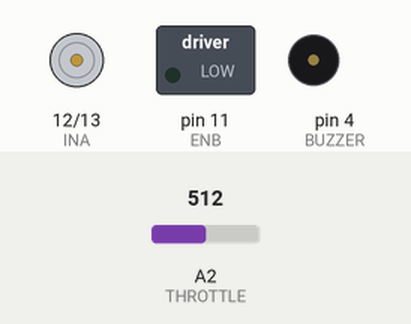
Bench run of a sketch on a simulated Arduino Uno, built with avr-gcc and run on an emulated ATmega328P. On the bench: motor-driver pin pairs drawn as motors (green arrow = first pin HIGH = forward, orange = second pin HIGH = backward, longer = more drive, scaled by the enable pin), switched loads named in the sketch (green lamp = pin HIGH), buzzer (waves = sounding, pin HIGH). The test bench sets the inputs (shaded band); at power-on: A2 (THROTTLE) = 512. What the sketch prints to the serial monitor is not drawn.

Above: at 1.2 s.
1.3 s: A2 (THROTTLE) set to 716
At 2.3 s:
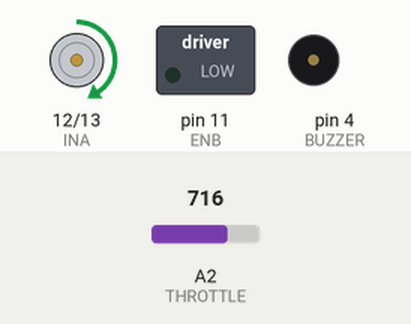
2.8 s: A2 (THROTTLE) set to 306
At 4.0 s:
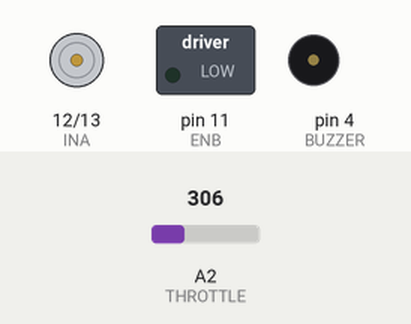
4.3 s: A2 (THROTTLE) set to 900
At 4.7 s:
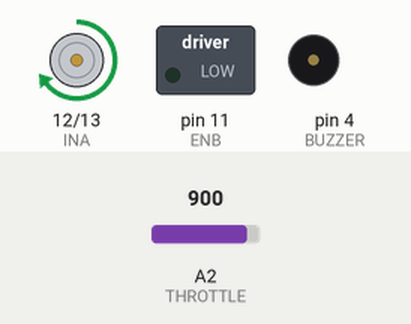
5.8 s: A2 (THROTTLE) set to 122
At 6.6 s:
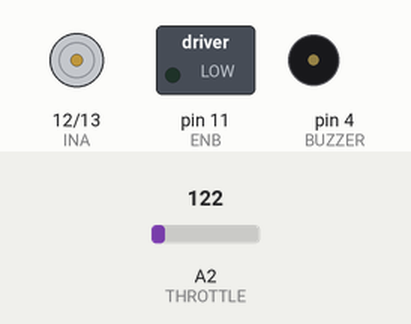
Timing chart, 0 to 8.3 s (numbered marks = the images above; inputs shaded):
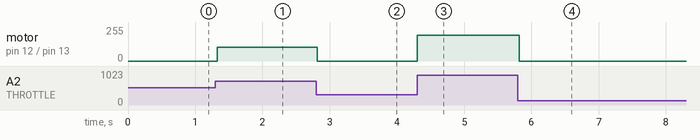

The sketch:

keyes.ino
```cpp
/*
*  L298P Motor Shield
*  Code for exercising the L298P Motor Control portion of the shield
*  The low level motor control logic is kept in the function 'Motor'
*/
// The following pin designations are fixed by the shield
int const BUZZER = 4;

//  Motor A
int const ENA = 10;
int const INA = 12;
//  Motor B
int const ENB = 11;
int const INB = 13;
//  Throttle
int const THROTTLE = A2;

int const MIN_SPEED = 27;   // Set to minimum PWM value that will make motors turn

void setup()
{
  pinMode(ENA, OUTPUT);   // set all the motor control pins to outputs
  pinMode(ENB, OUTPUT);
  pinMode(INA, OUTPUT);
  pinMode(INB, OUTPUT);
  pinMode(BUZZER, OUTPUT);
  Serial.begin(9600);     // Set comm speed for serial monitor messages
}

void loop()
{
  int speed = (analogRead(THROTTLE) - 512) / 2;
  int direction = speed < 0 ? 'R' : 'F';
  if( speed < 0 )
      speed = -speed;
  Motor('A', direction, speed);
}

/*
 * Motor function does all the heavy lifting of controlling the motors
 * mot = motor to control either 'A' or 'B'.  'C' controls both motors.
 * dir = Direction either 'F'orward or 'R'everse
 * speed = Speed.  Takes in 1-100 percent and maps to 0-255 for PWM control.
 * Mapping ignores speed values that are too low to make the motor turn.
 * In this case, anything below 27, but 0 still means 0 to stop the motors.
 */
void Motor(char mot, char dir, int speed)
{
  if (speed != 0 && speed < MIN_SPEED)
    speed = MIN_SPEED;


  switch (mot) {
    case 'A':   // Controlling Motor A
      if (dir == 'F') {
        digitalWrite(INA, HIGH);
      }
      else if (dir == 'R') {
        digitalWrite(INA, LOW);
      }
      analogWrite(ENA, speed);
      break;

    case 'B':   // Controlling Motor B
      if (dir == 'F') {
        digitalWrite(INB, HIGH);
      }
      else if (dir == 'R') {
        digitalWrite(INB, LOW);
      }
      analogWrite(ENB, speed);
      break;
  }

  // Send what we are doing with the motors out to the Serial Monitor.

  Serial.print ("Motor: ");
  if (mot=='C')
      Serial.print ("Both");
    else
      Serial.print (mot);
  Serial.print ("t Direction: ");
  Serial.print (dir);
  Serial.print ("t Speed: ");
  Serial.print (speed);
}
```

Measured:
- after the input at 1.3 s, motor on pin 12 (INA) / pin 13 (INB): stopped → forward 102/255 at once
- after the input at 2.8 s, motor on pin 12 (INA) / pin 13 (INB): forward 102/255 → stopped at once
- after the input at 4.3 s, motor on pin 12 (INA) / pin 13 (INB): stopped → forward 194/255 at once
- after the input at 5.8 s, motor on pin 12 (INA) / pin 13 (INB): forward 194/255 → stopped at once
